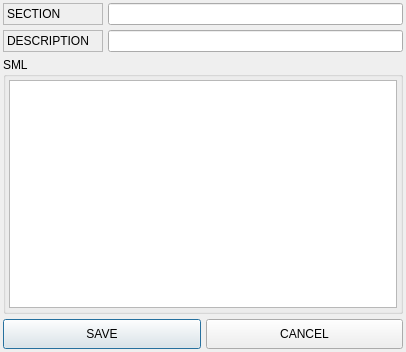
<?xml version="1.0" encoding="UTF-8"?>
<ui version="4.0">
 <class>CMsgDlg</class>
 <widget class="QDialog" name="CMsgDlg">
  <property name="geometry">
   <rect>
    <x>0</x>
    <y>0</y>
    <width>406</width>
    <height>352</height>
   </rect>
  </property>
  <property name="maximumSize">
   <size>
    <width>600</width>
    <height>800</height>
   </size>
  </property>
  <property name="windowTitle">
   <string>Dialog</string>
  </property>
  <layout class="QVBoxLayout" name="verticalLayout">
   <property name="spacing">
    <number>5</number>
   </property>
   <property name="leftMargin">
    <number>3</number>
   </property>
   <property name="topMargin">
    <number>3</number>
   </property>
   <property name="rightMargin">
    <number>3</number>
   </property>
   <property name="bottomMargin">
    <number>3</number>
   </property>
   <item>
    <layout class="QGridLayout" name="gridLayout">
     <item row="0" column="0">
      <widget class="QLabel" name="lbSection">
       <property name="minimumSize">
        <size>
         <width>100</width>
         <height>0</height>
        </size>
       </property>
       <property name="frameShape">
        <enum>QFrame::StyledPanel</enum>
       </property>
       <property name="frameShadow">
        <enum>QFrame::Sunken</enum>
       </property>
       <property name="text">
        <string>SECTION</string>
       </property>
      </widget>
     </item>
     <item row="0" column="1">
      <widget class="QLineEdit" name="leSection"/>
     </item>
     <item row="1" column="0">
      <widget class="QLabel" name="lbDesc">
       <property name="minimumSize">
        <size>
         <width>100</width>
         <height>0</height>
        </size>
       </property>
       <property name="frameShape">
        <enum>QFrame::StyledPanel</enum>
       </property>
       <property name="frameShadow">
        <enum>QFrame::Sunken</enum>
       </property>
       <property name="text">
        <string>DESCRIPTION</string>
       </property>
      </widget>
     </item>
     <item row="1" column="1">
      <widget class="QLineEdit" name="leDesc"/>
     </item>
    </layout>
   </item>
   <item>
    <widget class="QGroupBox" name="groupBox">
     <property name="minimumSize">
      <size>
       <width>400</width>
       <height>250</height>
      </size>
     </property>
     <property name="title">
      <string>SML</string>
     </property>
     <layout class="QHBoxLayout" name="horizontalLayout">
      <property name="spacing">
       <number>3</number>
      </property>
      <property name="leftMargin">
       <number>3</number>
      </property>
      <property name="topMargin">
       <number>3</number>
      </property>
      <property name="rightMargin">
       <number>3</number>
      </property>
      <property name="bottomMargin">
       <number>3</number>
      </property>
      <item>
       <widget class="QPlainTextEdit" name="teSML">
        <property name="font">
         <font>
          <family>DejaVu Sans Mono</family>
         </font>
        </property>
       </widget>
      </item>
     </layout>
    </widget>
   </item>
   <item>
    <layout class="QHBoxLayout" name="horizontalLayout_2">
     <item>
      <widget class="QPushButton" name="btnSave">
       <property name="minimumSize">
        <size>
         <width>0</width>
         <height>30</height>
        </size>
       </property>
       <property name="text">
        <string>SAVE</string>
       </property>
      </widget>
     </item>
     <item>
      <widget class="QPushButton" name="btnCancel">
       <property name="minimumSize">
        <size>
         <width>0</width>
         <height>30</height>
        </size>
       </property>
       <property name="text">
        <string>CANCEL</string>
       </property>
      </widget>
     </item>
    </layout>
   </item>
  </layout>
 </widget>
 <resources/>
 <connections/>
</ui>
